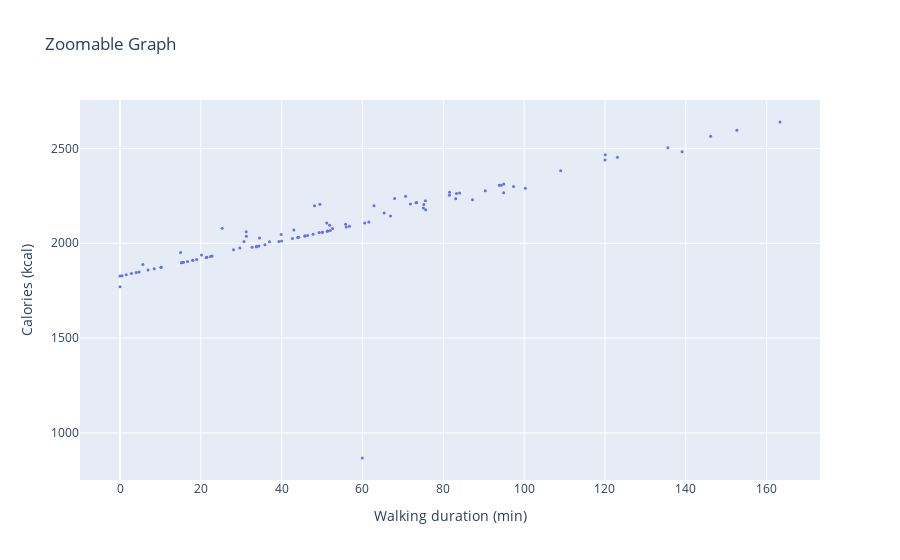

Notebook cell for this chart:
### Markdown cell above
### other library plotly.express allows zooming in

### Code cell
import plotly.express as px

# Example dataset
fig = px.scatter(data, x='Walking duration (min)', y='Calories (kcal)', title='Zoomable Graph')
fig.update_traces(marker=dict(size=3))  # Adjust point size
fig.update_layout(autosize=True)  # Auto layout
fig.show()
